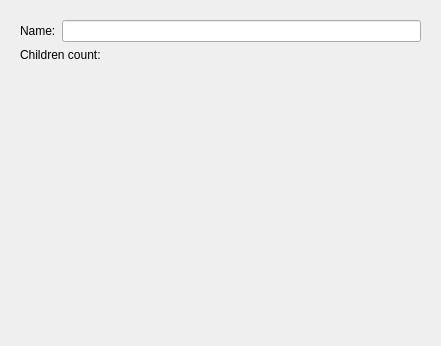
<?xml version="1.0" encoding="UTF-8"?>
<ui version="4.0">
 <class>EditorDelegate</class>
 <widget class="QWidget" name="EditorDelegate">
  <property name="geometry">
   <rect>
    <x>0</x>
    <y>0</y>
    <width>441</width>
    <height>346</height>
   </rect>
  </property>
  <property name="windowTitle">
   <string>Form</string>
  </property>
  <layout class="QHBoxLayout" name="horizontalLayout_6">
   <item>
    <widget class="QStackedWidget" name="stackedWidget">
     <property name="currentIndex">
      <number>1</number>
     </property>
     <widget class="QWidget" name="pageMenuItem">
      <layout class="QVBoxLayout" name="verticalLayout">
       <item>
        <layout class="QHBoxLayout" name="horizontalLayout">
         <item>
          <widget class="QLabel" name="menuItemNameLabel">
           <property name="text">
            <string>&lt;html&gt;&lt;head/&gt;&lt;body&gt;&lt;p&gt;&lt;span style=&quot; font-weight:600;&quot;&gt;Name:&lt;/span&gt;&lt;/p&gt;&lt;/body&gt;&lt;/html&gt;</string>
           </property>
          </widget>
         </item>
         <item>
          <widget class="QLineEdit" name="menuItemNameLineEdit"/>
         </item>
        </layout>
       </item>
       <item>
        <layout class="QHBoxLayout" name="horizontalLayout_2">
         <item>
          <widget class="QLabel" name="menuItemDescriptionLabel">
           <property name="text">
            <string>&lt;html&gt;&lt;head/&gt;&lt;body&gt;&lt;p&gt;&lt;span style=&quot; font-weight:600;&quot;&gt;Desctiption:&lt;/span&gt;&lt;/p&gt;&lt;/body&gt;&lt;/html&gt;</string>
           </property>
          </widget>
         </item>
         <item>
          <widget class="QLineEdit" name="menuItemDescriptionLineEdit"/>
         </item>
        </layout>
       </item>
       <item>
        <layout class="QHBoxLayout" name="horizontalLayout_3">
         <item>
          <widget class="QLabel" name="menuItemPriceLabel">
           <property name="text">
            <string>&lt;html&gt;&lt;head/&gt;&lt;body&gt;&lt;p&gt;&lt;span style=&quot; font-weight:600;&quot;&gt;Price:&lt;/span&gt;&lt;/p&gt;&lt;/body&gt;&lt;/html&gt;</string>
           </property>
          </widget>
         </item>
         <item>
          <widget class="QDoubleSpinBox" name="menuItemPriceSpinBox"/>
         </item>
        </layout>
       </item>
       <item>
        <spacer name="verticalSpacer">
         <property name="orientation">
          <enum>Qt::Vertical</enum>
         </property>
         <property name="sizeHint" stdset="0">
          <size>
           <width>20</width>
           <height>154</height>
          </size>
         </property>
        </spacer>
       </item>
      </layout>
     </widget>
     <widget class="QWidget" name="pageMenu">
      <property name="enabled">
       <bool>true</bool>
      </property>
      <layout class="QVBoxLayout" name="verticalLayout_2">
       <item>
        <layout class="QHBoxLayout" name="horizontalLayout_4">
         <item>
          <widget class="QLabel" name="menuNameLabel">
           <property name="text">
            <string>Name:</string>
           </property>
          </widget>
         </item>
         <item>
          <widget class="QLineEdit" name="menuNameLineEdit"/>
         </item>
        </layout>
       </item>
       <item>
        <layout class="QHBoxLayout" name="horizontalLayout_5">
         <item>
          <widget class="QLabel" name="menuCildrenCountLabel">
           <property name="text">
            <string>Children count:</string>
           </property>
          </widget>
         </item>
         <item>
          <widget class="QLabel" name="menuCountLabel">
           <property name="text">
            <string/>
           </property>
          </widget>
         </item>
        </layout>
       </item>
       <item>
        <spacer name="verticalSpacer_2">
         <property name="orientation">
          <enum>Qt::Vertical</enum>
         </property>
         <property name="sizeHint" stdset="0">
          <size>
           <width>20</width>
           <height>258</height>
          </size>
         </property>
        </spacer>
       </item>
      </layout>
     </widget>
    </widget>
   </item>
  </layout>
 </widget>
 <resources/>
 <connections/>
</ui>
